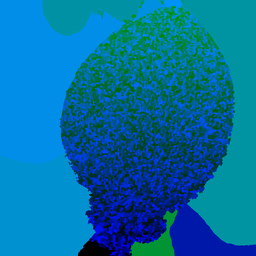
#> input picture example_data/00000.png, 256 x 256 px, shrunk from 2048 x 2048 before the run, found by its file name
$ python eval_seg.py
#> lines starting #> are read from the running program, lines starting #| are printed output that depends on the picture
### lib/segmentation.py
"""Module containing a segmentation class."""

import os.path
import operator

import numpy as np
import PIL.Image

from color import pretty_color_palette


def rgb2id_array(rgb_array):
    """Return identifier array."""
    return rgb_array[:, :, 2].astype(np.uint64) \
        + 256 * rgb_array[:, :, 1].astype(np.uint64) \
        + 256**2 * rgb_array[:, :, 0].astype(np.uint64)


# [50 lines left out: functions test_rgb2id_array, id2colorful_array, test_id2colorful_array, id2mask_array, test_id2mask_array, not called in this run]

def structure_element(i, j, element_order):
    """ returns a structuring element of size 'element_order' """
    if element_order == 1:
        """
        [0,1,0]
        [1,1,1]
        [0,1,0]
        """
        i+= 1
        j+= 1

        return [         (i  , j+1),
                (i-1, j  ),(i  , j  ),(i+1, j  ),
                         (i  , j-1)]

    if element_order == 2:
        """
        [0,0,1,0,0]
        [0,1,1,1,0]
        [1,1,1,1,1]
        [0,1,1,1,0]
        [0,0,1,0,0]
        """
        i+= 2
        j+= 2

        return [                   (i   , j+2),
                          (i-1, j+1),(i  , j+1),(i+1, j+1),
                (i-2, j  ),(i-1, j  ),(i  , j  ),(i+1, j  ),(i+2, j   ),
                          (i-1, j-1),(i  , j-1),(i+1, j-1),
                                   (i  , j-2)]


class Segmentation(object):
    """A segmentation."""

    def __init__(self, rgb_ar, intensity_ar=0):
        self.rgb_ar = rgb_ar
        self.id_ar = rgb2id_array(self.rgb_ar)
        # self.colorful_ar = id2colorful_array(self.id_ar)
        self.intensity_ar = intensity_ar
        self.eval_segmentation()

    # [12 lines left out: functions write_colorful_image, write_rgb_image, not called in this run]

    def colourful_ar(self):
        self.colorful_ar = id2colorful_array(self.id_ar)

    # [22 lines left out: functions convert_to_background, merge, not called in this run]

    def identifier(self, row, col):
        """Return the identifier at position row, col."""
        return self.id_ar[row, col]

    def pretty_color(self, row, col):
        """Return the false color RGB value at position row, col."""
        return self.colorful_ar[row, col]

    def eval_segmentation(self):
        """evaluate the quality of the segmentation and return a list of boundaries to inspect"""
        import matplotlib.pyplot as plt

        print 'evaluating'

        cid_array = self.id_ar
        base_array = self.intensity_ar

        eval_array = np.zeros(cid_array.shape)
        perimeter_array = np.zeros(cid_array.shape, dtype='uint8')
        x_y_array = np.zeros(cid_array.shape)

        neighbour_cells_dict = dict()

        ele_ord = 1

        for i in range(cid_array.shape[0]-ele_ord*2):
            for j in range(cid_array.shape[1]-ele_ord*2):
                for x, y in structure_element(i, j, ele_ord):
                    if cid_array[i+ele_ord, j+ele_ord] != cid_array[x, y]:
                        eval_array[i+ele_ord, j+ele_ord] += base_array[x, y]
                        #perimeter_matrix[cid_array[i+ele_ord, j+ele_ord],cid_array[x, y]] += 1
                        #intensity_matrix[cid_array[i+ele_ord, j+ele_ord],cid_array[x, y]] += base_array[x, y]

                        cell_neigh_dict = neighbour_cells_dict.get(cid_array[i+ele_ord,j+ele_ord], dict())

                        # TODO named tuple instead of list
                        cell_neigh_dict[cid_array[x,y]] = cell_neigh_dict.get(cid_array[x,y], np.zeros((2))) + [1, (base_array[x,y]+base_array[i+ele_ord,j+ele_ord])]
                        neighbour_cells_dict[cid_array[i+ele_ord,j+ele_ord]] = cell_neigh_dict
                        x_y_array[i+ele_ord, j+ele_ord] = cid_array[x,y]

        for cell_id, neigh_dict in neighbour_cells_dict.iteritems():
            for neigh_id, array in neigh_dict.iteritems():
                array[1] = array[1]/array[0]

        for i in range(perimeter_array.shape[0]):
            for j in range(perimeter_array.shape[1]):
                if x_y_array[i,j] != 0:
                    perimeter_array[i,j] = neighbour_cells_dict[int(cid_array[i,j])][int(x_y_array[i,j])][1]

        self.perimeter_array = perimeter_array
        self.neighbour_cells_dict = neighbour_cells_dict

        neighbour_cells_dict = self.neighbour_cells_dict

        score_list_dict = {}

        for cell_id, neighbour_dict in neighbour_cells_dict.iteritems():
            for neighbour_id, p_list in neighbour_dict.iteritems():
                score_list_dict[p_list[1]] = (cell_id, neighbour_id)

        self.sorted_boundary_list = sorted(score_list_dict.items(), key=operator.itemgetter(0))


# [47 lines left out: functions test_background, test_merge, not called in this run]

# [14 lines that do not run on import are left out]

### lib/eval_seg.py
#!/usr/bin/env python
"""evaluate the quality of a segmented image by comparing it to its base image"""
import os
import os.path
import argparse

import numpy as np
from PIL import Image
from scipy.ndimage.filters import median_filter

import matplotlib.pyplot as plt
from matplotlib.colors import LinearSegmentedColormap

#import skimage.measure as skim
from skimage.exposure import equalize_adapthist, rescale_intensity

# [159 lines left out: functions rgb2id_array, structure_element, main, not called in this run]

def main2():
    from segmentation import Segmentation

    rgb_im = Image.open('/Users/carterr/tools/eye/example_data/00000.png')
#> rgb_im is the input picture: PIL image 256x256 RGB; mean R, G, B 0, 110.8, 162.9
    intensity_im = Image.open('/Users/carterr/tools/eye/example_data/8DAS_AA_da1-1eod1-2.lif_2_proj-g3d.png')
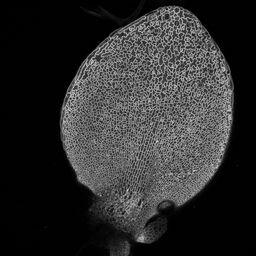
#> input picture example_data/8DAS_AA_da1-1eod1-2.lif_2_proj-g3d.png, 256 x 256 px, shrunk from 2048 x 2048 before the run, found by its file name
#> intensity_im is the input picture: PIL image 256x256 L; min 0, max 214, mean 44.7
    segmentation = Segmentation(np.array(rgb_im),np.array(intensity_im))
#> in rgb2id_array, `return rgb_array[:, :, 2].astype(np.uint64) \ + 256 * rgb_array[:, :, ..`:
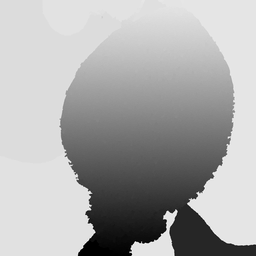
#> returned value: shape (256, 256) uint64; min 0, max 42293, mean 28519.6; drawn with min black and max white
#> after the loop in eval_segmentation, `for i in range(cid_array.shape[0]-ele_ord*2):`:
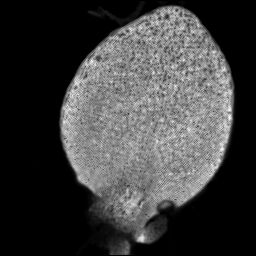
#> eval_array: shape (256, 256) float64; min 0, max 720, mean 176.2; drawn with min black and max white
#> after the loop in eval_segmentation, `for i in range(cid_array.shape[0]-ele_ord*2):`:
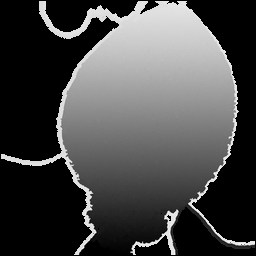
#> x_y_array: shape (256, 256) float64; min 0, max 42293, mean 11850.9; drawn with min black and max white
#> the loop in eval_segmentation, `for cell_id, neigh_dict in neighbour_cells_dict.iteritems():` made 19748 passes
#> cell_id on passes 1 to 3: 36585, 36584, 36590
#> after the loop in eval_segmentation, `for i in range(perimeter_array.shape[0]):`:
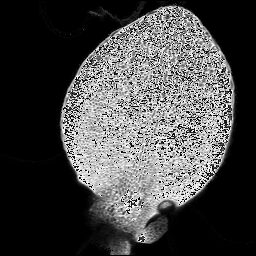
#> perimeter_array: shape (256, 256); min 0, max 255, mean 71.6
#> the loop in eval_segmentation, `for cell_id, neighbour_dict in neighbour_cells_dict.iteritems():` made 19748 passes

    segmentation.eval_segmentation()
#> the loop in eval_segmentation (call 2), `for cell_id, neigh_dict in neighbour_cells_dict.iteritems():` made 19748 passes
#> the loop in eval_segmentation (call 2), `for cell_id, neighbour_dict in neighbour_cells_dict.iteritems():` made 19748 passes

if __name__ == "__main__":
    #import profile
    #profile.run('main()')

    main2()
